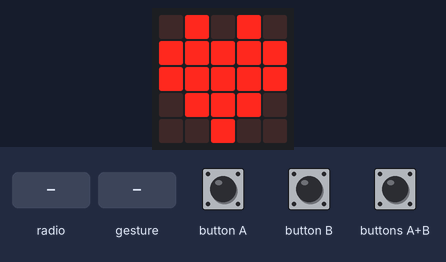
Bench run of a program on a simulated BBC micro:bit (MakeCode). Parts: the board's 5×5 LED display. The inputs (shaded band) are chosen by the test bench. A tilt is held for 1.5 s and a shake lasts 1 s, then the board lies face up again.

Above: at 1.8 s.
1.9 s: button A pressed for 0.15 s
At 2.4 s:
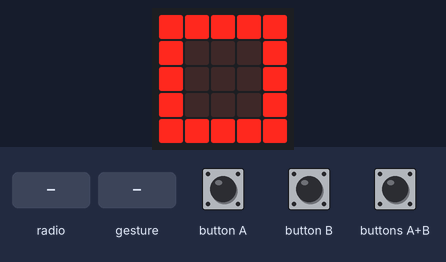
3.5 s: button B pressed for 0.15 s
At 4.8 s:
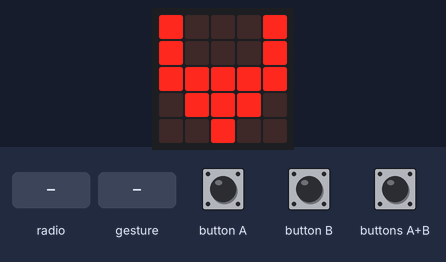
5.1 s: radio message "0" arrives
At 6.3 s:
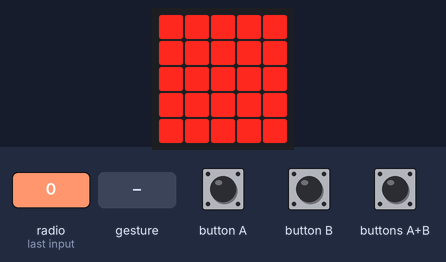
6.6 s: button B pressed for 0.15 s
At 7.2 s:
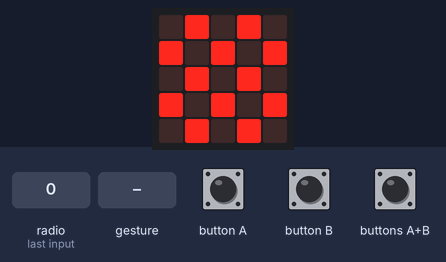
9.8 s: gesture 'shake'
At 10.3 s:
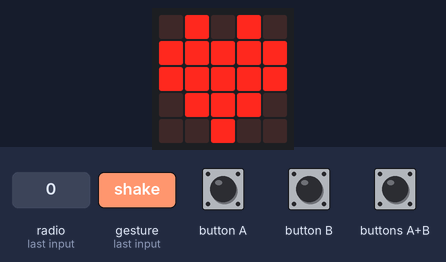
Timing chart, 0 to 12.5 s (numbered marks = the images above; inputs shaded):
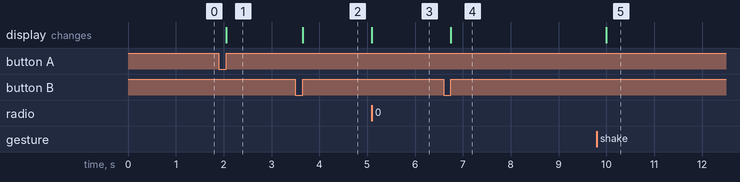

Measured:
- after the input at 1.9 s, the display: changes after 0.15 s (image 1)
- after the input at 3.5 s, the display: changes after 0.15 s (image 2)
- after the input at 5.1 s, the display: changes at once (image 3)
- after the input at 6.6 s, the display: changes after 0.15 s (image 4)
- after the input at 9.8 s, the display: changes after 0.20 s (image 5)

The program:

main.ts
```typescript
radio.onReceivedNumber(function (receivedNumber) {
    if (receivedNumber == 0) {
        basic.showLeds(`
            # # # # #
            # # # # #
            # # # # #
            # # # # #
            # # # # #
            `)
    } else {
        if (state == 0) {
            radio.sendNumber(0)
        } else {
            radio.sendNumber(hand)
            if (hand == receivedNumber) {

            } else if (hand == 1 && receivedNumber == 2 || (hand == 2 && receivedNumber == 3 || hand == 3 && receivedNumber == 1)) {

            } else {

            }
            basic.pause(2000)
            init()
        }
    }
})
input.onButtonPressed(Button.A, function () {
    hand += 1
    if (hand >= 4) {
        hand = 1
    }
    RPS(hand)
})
function init () {
    hand = 1
    state = 0
    basic.showIcon(IconNames.Heart)
}
input.onGesture(Gesture.Shake, function () {
    init()
})
input.onButtonPressed(Button.AB, function () {
    radio.sendNumber(hand)
    state = hand
})
input.onButtonPressed(Button.B, function () {
    hand += -1
    if (hand <= 0) {
        hand = 3
    }
    RPS(hand)
})
function RPS (数値: number) {
    if (数値 == 1) {
        basic.showIcon(IconNames.Cow)
    }
    if (数値 == 2) {
        basic.showIcon(IconNames.Square)
    }
    if (数値 == 3) {
        basic.showIcon(IconNames.Chessboard)
    }
}
let hand = 0
let state = 0
radio.setGroup(1)
init()
```

test.ts
```typescript
// テストはここに来ます。このパッケージが拡張機能として使用されるときにはコンパイルされません。
```
